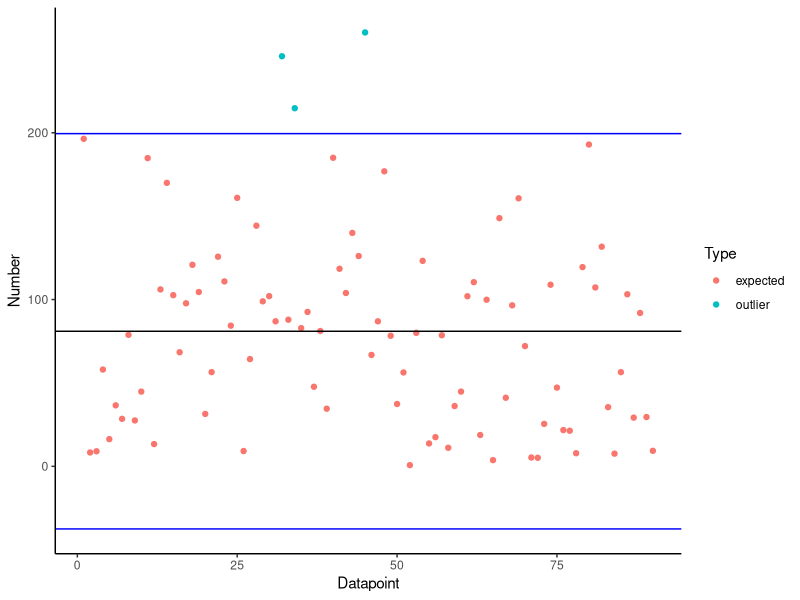
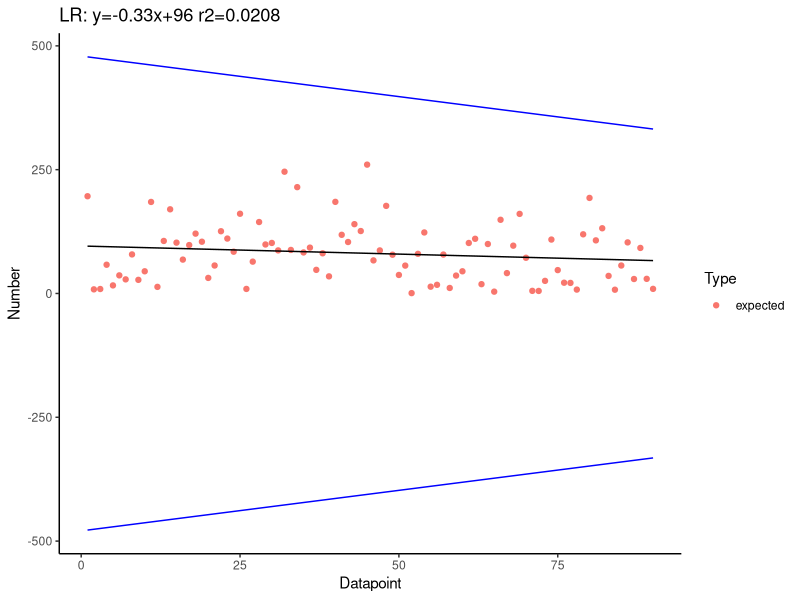
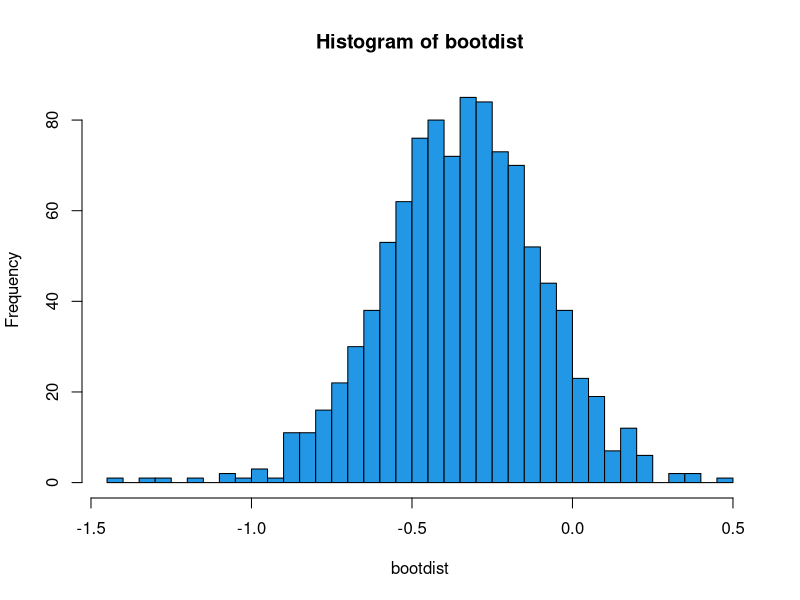
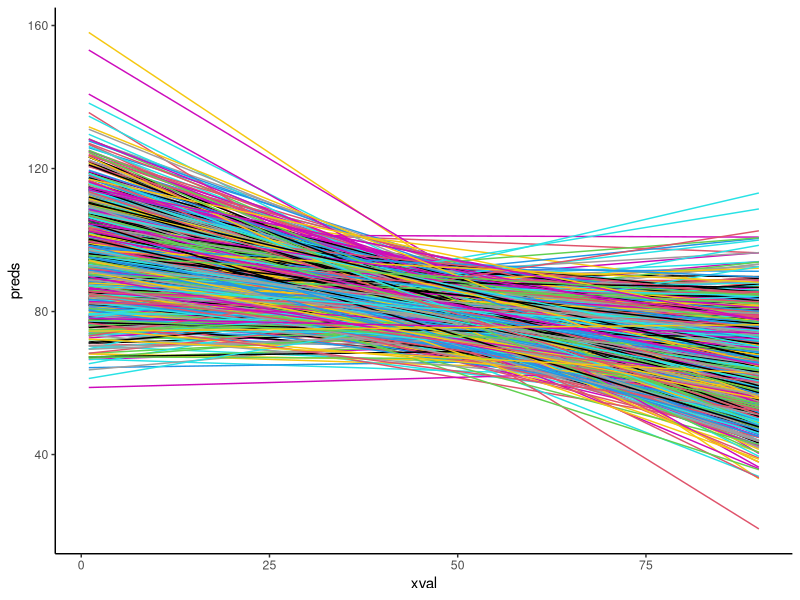
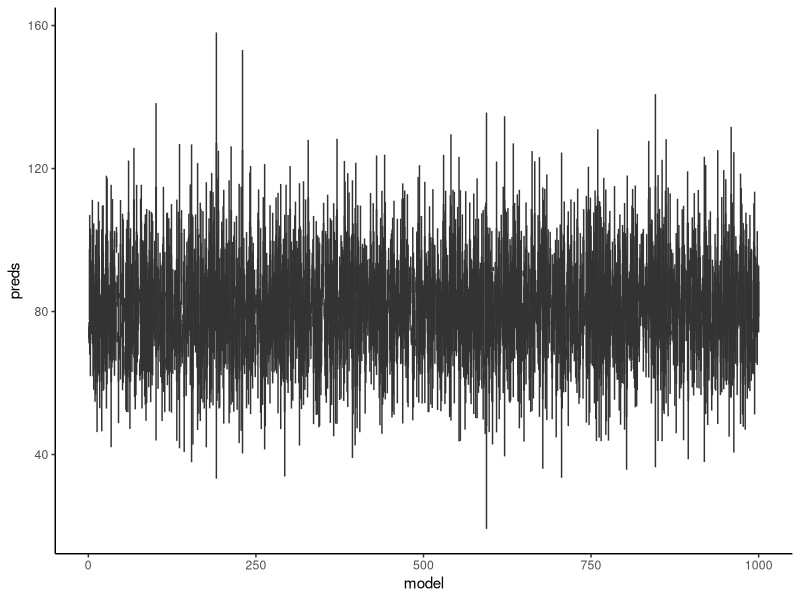
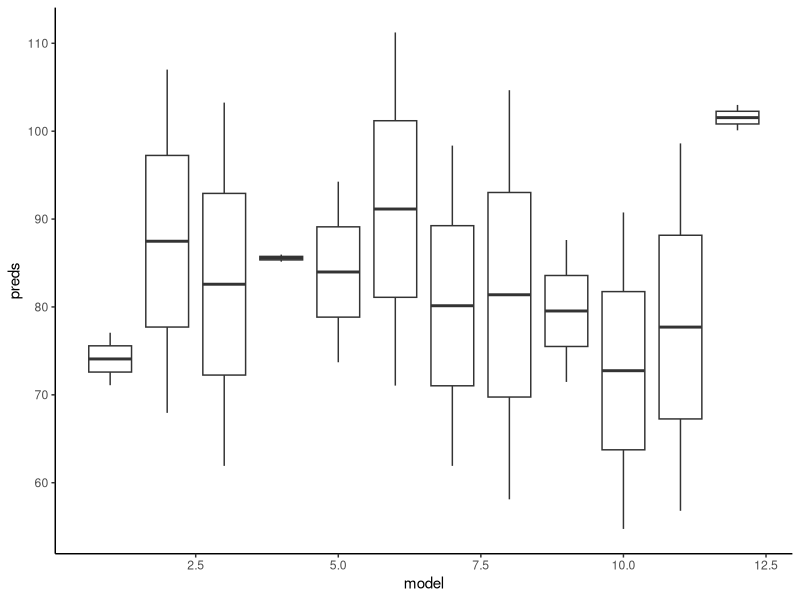
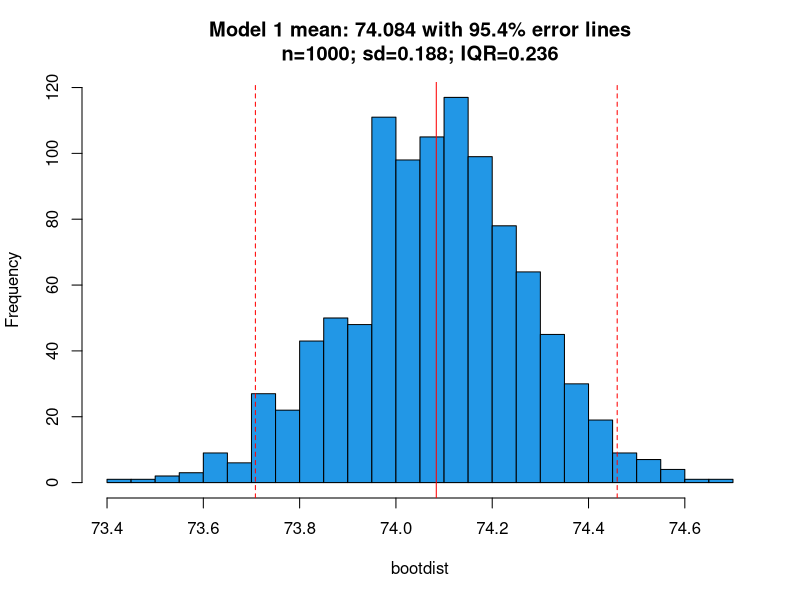
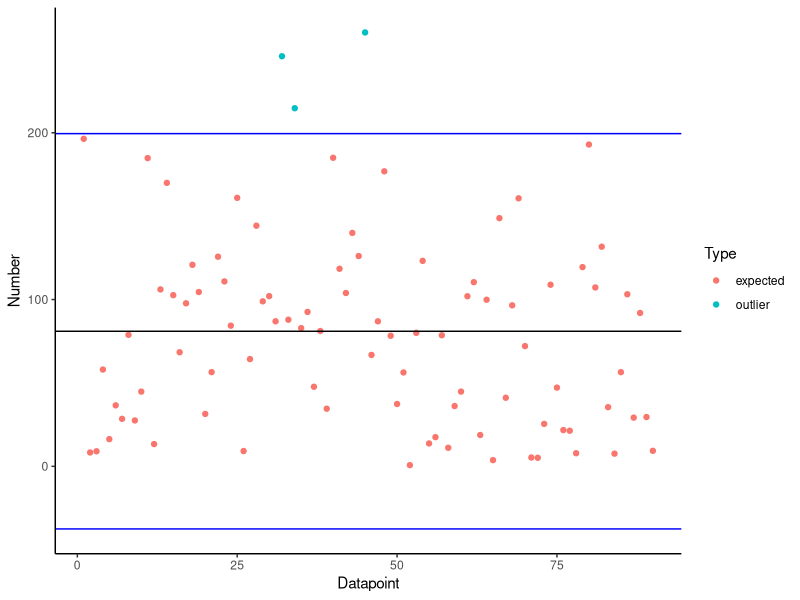

Reproduce these figures in R, in order. (Note: this script raises an error after producing the figures.)
library(dplyr)
library(ggplot2)

gc()

output_folder <- "C:\\Users\\kelvi\\Desktop\\outliers\\"

# check output folder exists
if (!file.exists(paste(output_folder,sep=""))){
  dir.create(file.path(paste(output_folder,sep="")), recursive=TRUE) # recursive to also build any sub-folders
}

dat <- abs(rnorm(90))

df <- data.frame(data=dat)
df$dat <- df$dat * 1e2

mean <- mean(df$dat)
sd <- sd(df$dat)

df$chk <- ifelse(df$dat < (mean-(2*sd)), "outlier",
                 ifelse(df$dat > (mean+(2*sd)), "outlier", "expected"))

df$xdata <- as.numeric(rownames(df))

# graph this data
ggplot(df, aes(df$xdata, df$dat, color=df$chk))+
  geom_point()+
  geom_hline(yintercept=mean)+
  geom_hline(yintercept=(mean+(2*sd)), color="blue")+
  geom_hline(yintercept=(mean-(2*sd)), color="blue")+
  theme_classic()+
  labs(x="Datapoint", y="Number", color="Type")

ggsave(paste(output_folder,"1data_ggplot.png",sep=""), width=30, height=15, units="cm")

################################################################################

# linear regression and outlier
lm1 <- lm(dat ~ xdata, data=df)

# lm1 model #############################################
a = format(unname(coef(lm1)[1]), digits = 2) # intercept
b = format(unname(coef(lm1)[2]), digits = 2) # bx term
r2 = format(summary(lm1)$r.squared, digits = 3) # r-squared

dat_tst <- data.frame(xdata=df$xdata)

# fit to df
mdl_preds <- predict(lm1, newdata=dat_tst)

# compare to actual data
df$exp <- mdl_preds

df$exp_val <- ifelse(df$dat < (df$exp*(-5)), "outlier",
                     ifelse(df$dat > (df$exp*(5)), "outlier", "expected"))

# get mape, mae, rmse
mdl_mape <- mean(abs((df$dat-df$exp)/df$dat)) * 100

mdl_mae <- mean(abs((df$dat-df$exp)))

mdl_rmse <- sqrt(mean(abs((df$dat - df$exp)^2)))

# graph this
ggplot(df, aes(xdata, dat, color=exp_val))+
  geom_point()+
  geom_line(aes(df$xdata,df$exp), color="black")+
  geom_line(aes(df$xdata,abs(df$exp)*5), color="blue")+
  geom_line(aes(df$xdata,-(df$exp)*5), color="blue")+
  theme_classic()+
  labs(x="Datapoint", y="Number", title=paste("LR: ", "y=",b,"x+",a," r2=",r2,sep=""), color="Type")

ggsave(paste(output_folder,"2data_ggplot.png",sep=""), width=30, height=15, units="cm")

################################################################################

# credit to https://stackoverflow.com/questions/74295914/bootstrap-distribution-of-slope-on-linear-regression

# make a bootstrap of the model (automatic method)
library(boot)

boot_coef <- function(df, idx) {
  x <- df[ idx, 'xdata' ]
  y <- df[ idx, 'dat' ]
  lm.out <- lm(y ~ x)
  coef(lm.out)[[ 2 ]]
}

bs <- boot(data = df, statistic = boot_coef, R = 999)
print(bs)
bs.ci <- boot.ci(boot.out = bs)
print(bs.ci)

#########################

# alternative bootstrap of model (manual method)

FUN <- \() {
  i <- sample(seq_len(length(df$xdata)), replace=TRUE)
  y <- df$dat[i]
  x <- df$xdata[i]
  lm(y ~ x)$coefficients
  #predict(lm, newdata=dat_tst)
}

set.seed(42)
r <- t(replicate(1e3, FUN()))

head(r, 3)

bootdist <- r[, 'x']

head(bootdist)

hist(bootdist, 'FD', col=4)

# for each model coefficents created, predict new values
df_r <- data.frame(r)

bs_res <- list()
for (i in 1:nrow(df_r)){
  intercept <- df_r[[i,1]]
  xval <- df_r[[i,2]]
  
  lm1$coefficients[1:2] <- c(intercept, xval)
  print(coef(lm1))
  vals <- predict(lm1, newdata=dat_tst)
  dff <- data.frame(model=i,preds=vals)
  dff$xval <- seq.int(nrow(dff))
  bs_res[[i]] <- dff
}

bs_df <- do.call(rbind, bs_res)

# graph these models
ggplot(bs_df, aes(x=xval,y=preds, group=model))+
  geom_line(color=bs_df$model)+
  theme_classic()

ggsave(paste(output_folder,"3data_ggplot.png",sep=""), width=30, height=15, units="cm")

# boxplot of models
ggplot(bs_df, aes(x=model,y=preds, group=model))+
  geom_boxplot()+
  theme_classic()

ggsave(paste(output_folder,"4data_ggplot.png",sep=""), width=30, height=15, units="cm")

# boxplot of models - top 100
ggplot(bs_df[1:1000,], aes(x=model,y=preds, group=model))+
  geom_boxplot()+
  theme_classic()

ggsave(paste(output_folder,"4data_top100_ggplot.png",sep=""), width=30, height=15, units="cm")

################################################################################

# from the lm model predictions, create a bootstrap histogram of the expected means

# credit to https://bookdown.org/jgscott/DSGI/the-bootstrap.html

# get unique model number
unq_mdl <- unique(bs_df$model)[1:5] # limit to first 5

for (mdl in unq_mdl) {
  bs_df_tst <- bs_df |> filter(model == mdl)
  
  mean_val <- mean(bs_df_tst$preds)
  
  # bootstrap the mean values
  FUN <- \() {
    i <- sample(seq_len(length(bs_df_tst$model)), replace=TRUE)
    x <- mean(bs_df_tst$preds[i])
    
  }
  
  set.seed(42)
  r <- t(replicate(1e3, FUN()))
  
  head(r, 3)
  
  bootdist <- r#[, 'x']
  
  # create df of this for geom_histogram
  df_hist <- data.frame(t(bootdist))
  
  # get standard error (68%)
  sd_err <- sd(df_hist$t.bootdist.)
  
  # get standard error (95%)
  sd_err_95 <- 2* sd(df_hist$t.bootdist.)
  
  # get confidence interval
  #conf_int <- confint(df_hist, level=0.95)
  
  # determine how many values fall within this range
  val_count <- df_hist |>
    filter(t.bootdist. > mean_val - sd_err & t.bootdist. < mean_val + sd_err)
  
  val_count_95 <- df_hist |>
    filter(t.bootdist. > mean_val - sd_err_95 & t.bootdist. < mean_val + sd_err_95)
  
  # as pct
  pct_val_count <- round((nrow(val_count)/nrow(df_hist))*100,3)
  pct_val_count_95 <- round((nrow(val_count_95)/nrow(df_hist))*100,3)
  
  graph_title <- paste("Model ",mdl," mean: ",round(mean_val,3)," with ", pct_val_count_95, "% error lines",
                       "\nn=",length(bootdist),"; sd=",round(sd_err,3),"; IQR=",round(IQR(df_hist$t.bootdist.),3),sep="")
  
  # create histogram of this data - base R
  plot.new()
  hist(bootdist, 'FD', col=4, main=graph_title, bty = "l")
  abline(v=(mean_val),lty=1,col="red")
  abline(v=(mean_val+sd_err_95),lty=2,col="red")
  abline(v=(mean_val-sd_err_95),lty=2,col="red")
  dev.copy(png, filename=paste(output_folder,"model_",mdl,"_hist.png",sep=""), width=30, height=15, units="cm", res=300)
  dev.off()
  
  # create boxplot - base R
  plot.new()
  boxplot(bootdist, notch = TRUE, horizontal = TRUE, main=graph_title)
  dev.copy(png, filename=paste(output_folder,"model_",mdl,"_boxplot.png",sep=""), width=30, height=15, units="cm", res=300)
  dev.off()
  
  # create dotchart - base R
  plot.new()
  dotchart(bootdist, main=graph_title)
  abline(v=(mean_val),lty=1,col="red")
  abline(v=(mean_val+sd_err_95),lty=2,col="red")
  abline(v=(mean_val-sd_err_95),lty=2,col="red")
  dev.copy(png, filename=paste(output_folder,"model_",mdl,"_dotplot.png",sep=""), width=30, height=15, units="cm", res=300)
  dev.off()
  
  # create boxplot - base R - 10% of observations
  ten_pct <- 0.1*length(bootdist)
  plot.new()
  boxplot(bootdist[1:ten_pct], notch = TRUE, horizontal = TRUE, main=graph_title)
  abline(v=(mean_val),lty=1,col="red")
  abline(v=(mean_val+sd_err_95),lty=2,col="red")
  abline(v=(mean_val-sd_err_95),lty=2,col="red")
  dev.copy(png, filename=paste(output_folder,"model_",mdl,"_10pc_boxplot.png",sep=""), width=30, height=15, units="cm", res=300)
  dev.off()
  
  # create probability density plot - base R
  plot.new()
  hist(bootdist, freq=FALSE, col=4, main=graph_title, bty = "l")
  lines(density(bootdist), lwd=2)
  lines(density(bootdist, adj=.5), lwd=1)
  lines(density(bootdist, adj=2), lwd=1.5)
  abline(v=(mean_val),lty=1,col="red")
  abline(v=(mean_val+sd_err_95),lty=2,col="red")
  abline(v=(mean_val-sd_err_95),lty=2,col="red")
  dev.copy(png, filename=paste(output_folder,"model_",mdl,"_prob.png",sep=""), width=30, height=15, units="cm", res=300)
  dev.off()
  
  # create qq plot - base R
  plot.new()
  qqnorm(bootdist, main=graph_title, bty = "l")
  qqline(bootdist, col=4)
  dev.copy(png, filename=paste(output_folder,"model_",mdl,"_qq.png",sep=""), width=30, height=15, units="cm", res=300)
  dev.off()
  
  # create log qq plot - base R
  plot.new()
  qqnorm(log(bootdist), main=graph_title, bty = "l")
  qqline(log(bootdist), col=4)
  dev.copy(png, filename=paste(output_folder,"model_",mdl,"_logqq.png",sep=""), width=30, height=15, units="cm", res=300)
  dev.off()
  
  # geom_scatter - ggplot
  ggplot(df_hist,aes(x=t.bootdist., y=t.bootdist.))+
    geom_point()+
    labs(x="Preds",y="Frequency",title=graph_title)+
    theme_classic()
  
  ggsave(paste(output_folder,"model_",mdl,"scatter_ggplot.png",sep=""), width=30, height=15, units="cm")
  
  # geom_histogram - ggplot (depending upon binwidth, bins etc. can look different due to frequency distributions)
  ggplot(df_hist,aes(x=t.bootdist.))+
    geom_histogram(binwidth=0.5, fill="blue", color="black")+
    geom_density()+
    geom_vline(xintercept=mean_val+sd_err_95,color="red")+ # sd error lines
    geom_vline(xintercept=mean_val-sd_err_95,color="red")+ # sd error lines
    labs(x="Preds",y="Frequency",title=graph_title)+
    theme_classic()
  
  ggsave(paste(output_folder,"model_",mdl,"ggplot.png",sep=""), width=30, height=15, units="cm")
  
  ggplot(df_hist,aes(x=t.bootdist.,y=after_stat(density)))+
    geom_histogram(binwidth=0.5, fill="blue", color="black")+
    geom_density(bounds = c(1, Inf), color="black")+
    geom_vline(xintercept=mean_val+sd_err_95,color="red")+ # sd error lines
    geom_vline(xintercept=mean_val-sd_err_95,color="red")+ # sd error lines
    labs(x="Preds",y="Frequency",title=graph_title)+
    theme_classic()
  
  ggsave(paste(output_folder,"model_",mdl,"xtra_ggplot.png",sep=""), width=30, height=15, units="cm")
}
